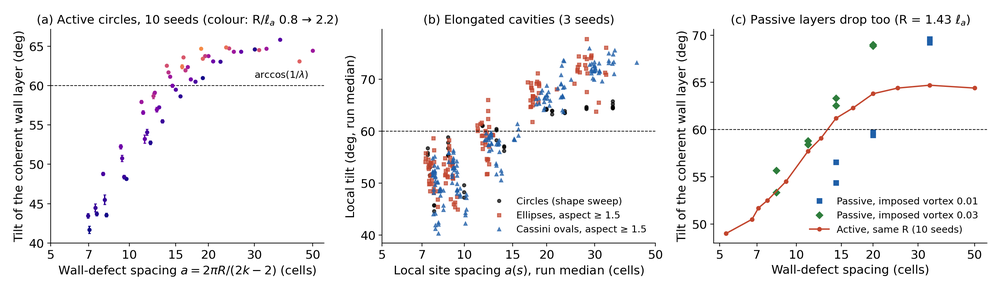
#> input picture reports/tilt_report/figs/fig1_observation.png, 1000 x 293 px, shrunk from 3000 x 880 before the run, found by its file name
$ python crop_panels.py
#> lines starting #> are read from the running program, lines starting #| are printed output that depends on the picture
#!/usr/bin/env python3
"""Crop paper-figure panels (rendered at 600 dpi without panel letters: prl/figs scripts run with PRL_NOLABEL=1 PRL_OUTDIR=assets/nolabel, then pdftoppm into assets/raw_nolabel/) for the workshop deck. Boxes are fractions (x0, y0, x1, y1)."""
import os
from PIL import Image
D = os.path.join(os.path.dirname(os.path.abspath(__file__)), "assets")
BOX = {"fig1_observation": {"f1a_all": (0.0, 0.0, 0.765, 0.485), "f1a_passive": (0.035, 0.02, 0.175, 0.385), "f1b": (0.775, 0.0, 1.0, 0.36),
                            "f1c": (0.015, 0.495, 0.625, 1.0), "f1d": (0.655, 0.5, 0.975, 1.0)},
       "fig2_mechanism": {"f2a": (0.0, 0.0, 0.5, 0.405), "f2b": (0.5, 0.04, 1.0, 0.365), "f2c": (0.0, 0.42, 1.0, 1.0)},
       "fig3_tiltlaw": {"f3a": (0.0, 0.0, 0.312, 1.0), "f3b": (0.318, 0.0, 0.685, 1.0), "f3c": (0.695, 0.0, 1.0, 1.0)},
       "fig4_shapes": {"f4a": (0.0, 0.0, 0.33, 0.475), "f4b": (0.33, 0.0, 0.645, 0.475), "f4c": (0.645, 0.0, 1.0, 0.475),
                       "f4d": (0.0, 0.5, 0.232, 1.0), "f4e": (0.232, 0.5, 0.5, 1.0), "f4f": (0.5, 0.5, 0.8, 1.0), "f4g": (0.8, 0.5, 1.0, 1.0)}}
for fig, boxes in BOX.items():
    im = Image.open(os.path.join(D, "raw_nolabel", fig + ".png")).convert("RGB"); W, H = im.size
#> after `W, H = im.size`: W = 1000; H = 293
    for name, (x0, y0, x1, y1) in boxes.items():
        im.crop((int(x0 * W), int(y0 * H), int(x1 * W), int(y1 * H))).save(os.path.join(D, name + ".png"))
#> this loop made 5 passes
#> pass 1, `im.crop((int(x0 * W), int(y0 * H), int(x1 * W), int(y1 * H))).save(os...`:
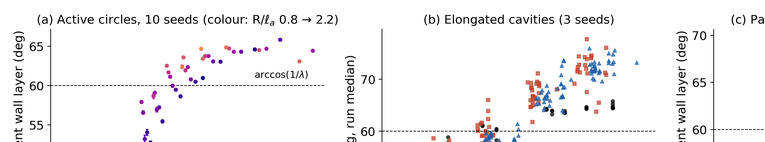
#> saved as f1a_all.png: PIL image 765x142 RGB; mean R, G, B 245.1, 244.1, 244.9
#> pass 2, `im.crop((int(x0 * W), int(y0 * H), int(x1 * W), int(y1 * H))).save(os...`:
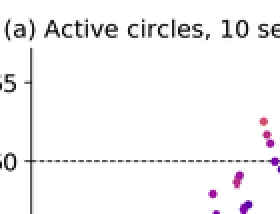
#> saved as f1a_passive.png: PIL image 140x107 RGB (shown 2 times larger); mean R, G, B 245.4, 244.3, 245.4
#> pass 2 of the loop `for fig, boxes in BOX.items():`:
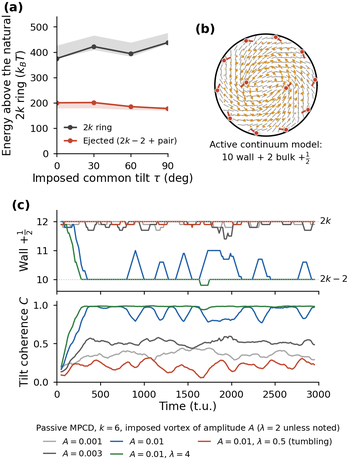
#> input picture reports/paper/prl/figs/fig2_mechanism.png, 349 x 464 px, shrunk from 1046 x 1393 before the run, found by its file name
#> im: PIL image 349x464 RGB
#> the loop `for name, (x0, y0, x1, y1) in boxes.items():` made 3 passes
#> pass 1, `im.crop((int(x0 * W), int(y0 * H), int(x1 * W), int(y1 * H))).save(os...`:
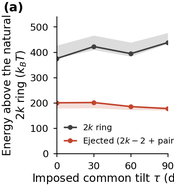
#> saved as f2a.png: PIL image 174x187 RGB; mean R, G, B 238.1, 236.9, 236.7
#> pass 2, `im.crop((int(x0 * W), int(y0 * H), int(x1 * W), int(y1 * H))).save(os...`:
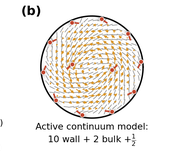
#> saved as f2b.png: PIL image 175x151 RGB; mean R, G, B 239.6, 235.9, 231.6
#> pass 3 of the loop `for fig, boxes in BOX.items():`:
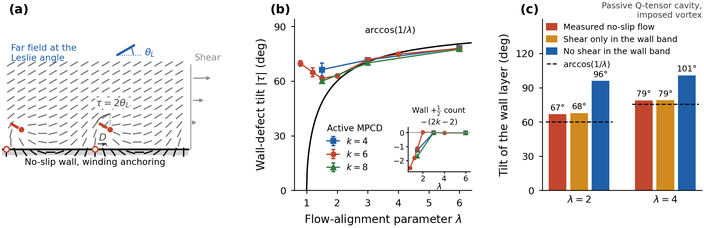
#> input picture reports/paper/prl/figs/fig3_tiltlaw.png, 704 x 228 px, shrunk from 2112 x 683 before the run, found by its file name
#> im: PIL image 704x228 RGB
#> the loop `for name, (x0, y0, x1, y1) in boxes.items():` made 3 passes
#> pass 1, `im.crop((int(x0 * W), int(y0 * H), int(x1 * W), int(y1 * H))).save(os...`:
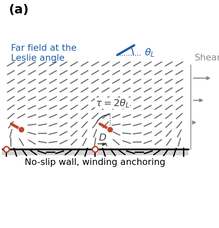
#> saved as f3a.png: PIL image 219x228 RGB; mean R, G, B 242.7, 242.7, 243.1
#> pass 2, `im.crop((int(x0 * W), int(y0 * H), int(x1 * W), int(y1 * H))).save(os...`:
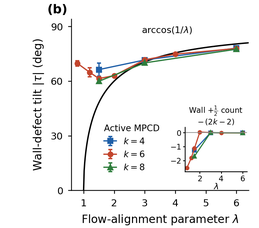
#> saved as f3b.png: PIL image 259x228 RGB; mean R, G, B 242.2, 242, 241.7
#> the loop made 4 passes; the first 3 are shown
print("ok")
